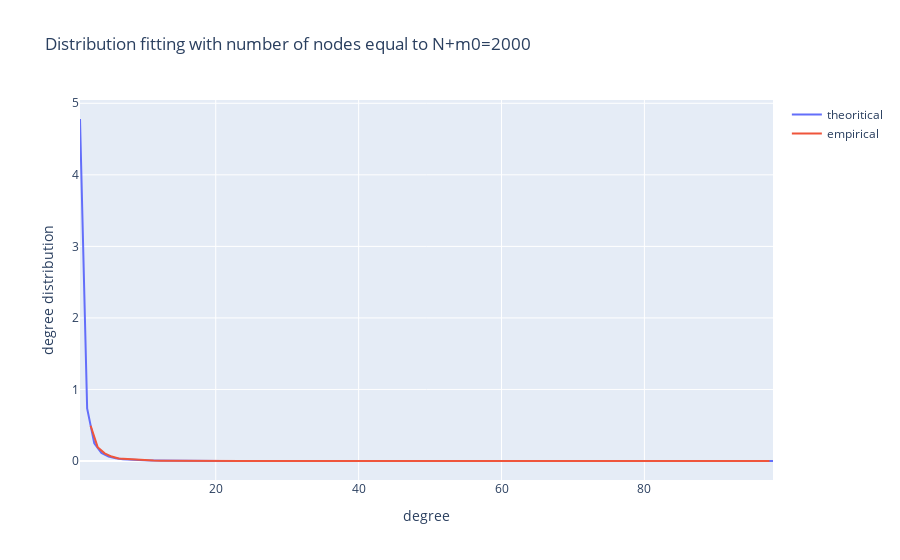

Notebook source saved alongside this figure:
### Code cell
fig = go.Figure()
fig.add_trace(go.Scatter(x=kvals2, y=linr2,
                    mode='lines',
                    name='theoritical'))

fig.add_trace(go.Scatter(x=x, y=f(x)/N,
                    mode='lines',
                    name='empirical'))  
fig.update_layout(title = "Distribution fitting with number of nodes equal to N+m0={}".format(N+m0),xaxis_title ='degree', yaxis_title = 'degree distribution')
fig.show()
